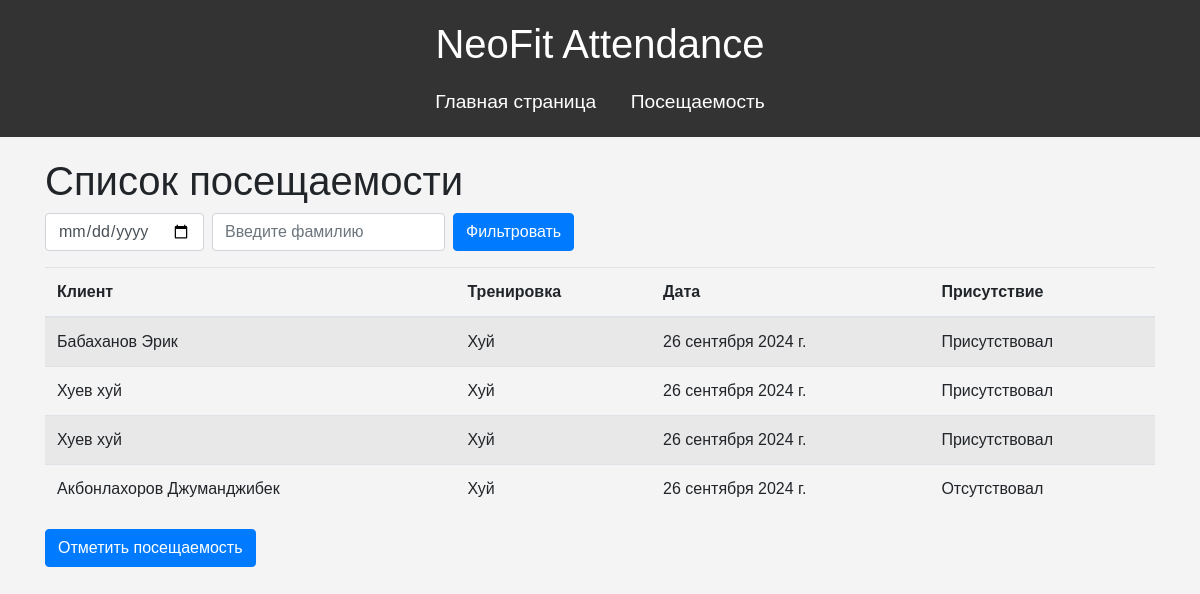
The page /attendance/ on the database its author committed.
### attendance/models.py (models this page shows, shortened)
class Attendance(models.Model):
    client = models.ForeignKey(Client, on_delete=models.CASCADE)
    session = models.ForeignKey(TrainingSession, on_delete=models.CASCADE)
    date = models.DateField(default=timezone.now)  # Дата по умолчанию — текущая дата
    present = models.BooleanField(default=False)

### appointments/models.py (models this page shows)
class Client(models.Model):
    last_name = models.CharField(max_length=100)  # Фамилия
    first_name = models.CharField(max_length=100)  # Имя
    middle_name = models.CharField(max_length=100, blank=True, null=True)  # Отчество (необязательно)
    email = models.EmailField()
    phone_number = models.CharField(max_length=15)  # Номер телефона
    birthdate = models.DateField(null=True, blank=True)  # Дата рождения
    def __str__(self):
        return f'{self.last_name} {self.first_name}'

class TrainingSession(models.Model):
    title = models.CharField(max_length=100)
    description = models.TextField(blank=True, null=True)
    date = models.DateField()
    time = models.TimeField(default="00:00")  # Время начала
    end_time = models.TimeField(default="01:00")  # Время окончания тренировки
    type = models.CharField(max_length=50, choices=[
        ('cardio', 'Кардио'),
        ('strength', 'Силовая'),
        ('flexibility', 'Растяжка')
    ], default='cardio')
    max_participants = models.IntegerField(null=True, blank=True)
    trainer = models.ForeignKey('Trainer', on_delete=models.SET_NULL, null=True)
    def __str__(self):
        return self.title

### attendance/views.py (the view)
# urls.py: path('', views.attendance_list, name='attendance_list'),
def attendance_list(request):
    attendances = Attendance.objects.all()
    date_filter = request.GET.get('date')
    surname_filter = request.GET.get('surname')
    if date_filter:
        attendances = attendances.filter(date=date_filter)
    if surname_filter:
        attendances = attendances.filter(client__last_name__icontains=surname_filter)
    return render(request, 'attendance/attendance_list.html', {'attendances': attendances})

### attendance/templates/attendance/attendance_list.html
{% extends 'attendance/base.html' %}
{% block content %}
<div class="container">
    <h1>Список посещаемости</h1>
    <form method="GET" class="form-inline mb-3">
        <input type="date" name="date" class="form-control mr-2" placeholder="Выберите дату">
        <input type="text" name="surname" class="form-control mr-2" placeholder="Введите фамилию">
        <button type="submit" class="btn btn-primary">Фильтровать</button>
    </form>
    <table class="table table-striped">
        <thead>
            <tr>
                <th>Клиент</th>
                <th>Тренировка</th>
                <th>Дата</th>
                <th>Присутствие</th>
            </tr>
        </thead>
        <tbody>
            {% for attendance in attendances %}
            <tr>
                <td>{{ attendance.client }}</td>
                <td>{{ attendance.session }}</td>
                <td>{{ attendance.date }}</td>
                <td>{{ attendance.present|yesno:"Присутствовал,Отсутствовал" }}</td>
            </tr>
            {% empty %}
            <tr>
                <td colspan="4" class="text-center">Записи не найдены</td>
            </tr>
            {% endfor %}
        </tbody>
    </table>
    <a href="{% url 'attendance:mark_attendance' %}" class="btn btn-primary">Отметить посещаемость</a>
</div>
{% endblock %}

### neofit/static/css/style.css (style rules this page uses)
body { font-family: Arial, sans-serif; background-color: #f4f4f4; margin: 0; padding: 0; }
a { color: #333; }

### rows shown on the page
Attendance: client "Бабаханов Эрик", session "Хуй", date "26 сентября 2024 г.", present "Присутствовал"
Attendance: client "Хуев хуй", session "Хуй", date "26 сентября 2024 г.", present "Присутствовал"
Attendance: client "Хуев хуй", session "Хуй", date "26 сентября 2024 г.", present "Присутствовал"
Attendance: client "Акбонлахоров Джуманджибек", session "Хуй", date "26 сентября 2024 г.", present "Отсутствовал"
